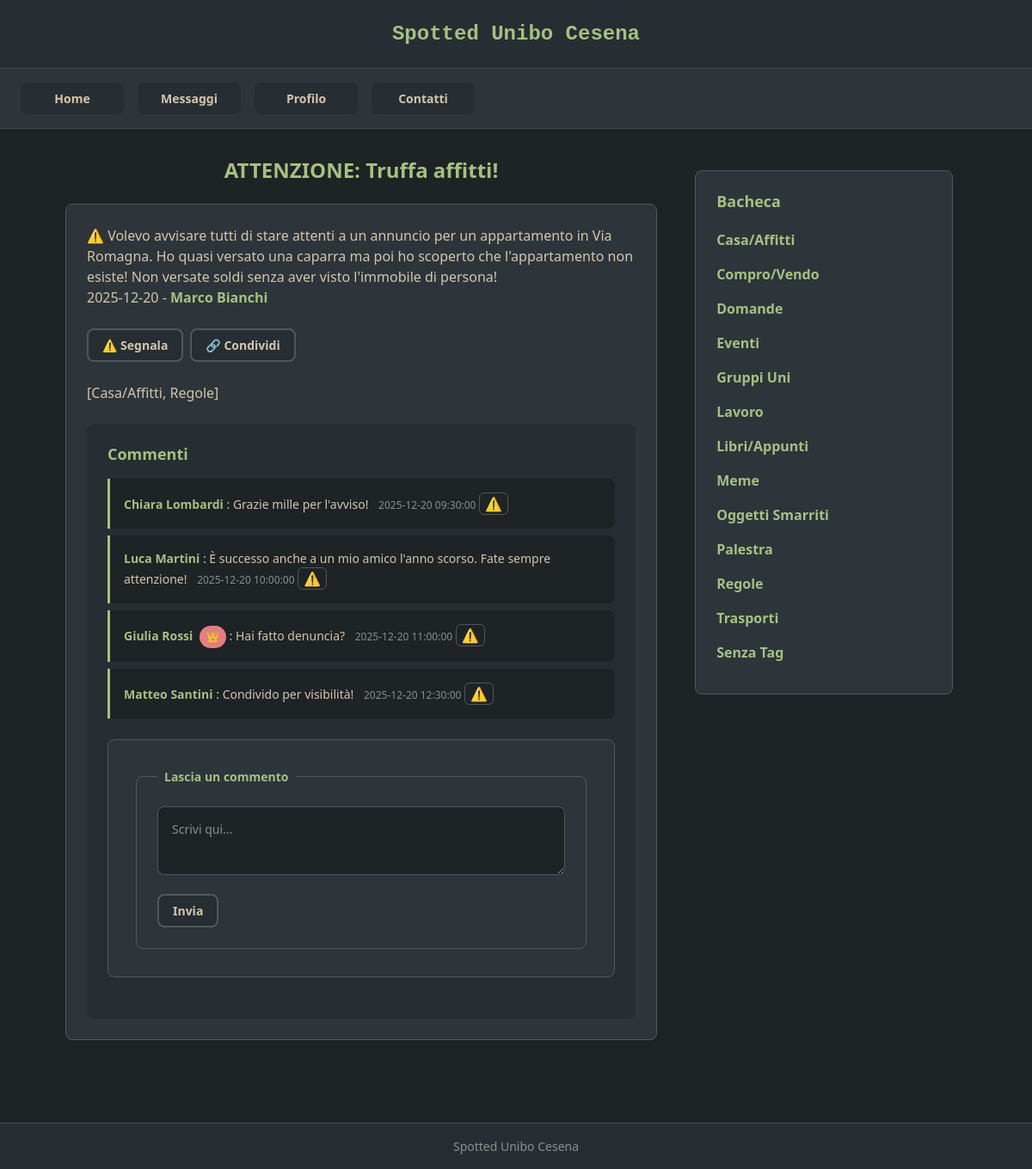
Page /post.php?id=10 (signed in) on the committed database.
### tables this page shows
CREATE TABLE IF NOT EXISTS `post` (
  `idpost` INT NOT NULL AUTO_INCREMENT,
  `titolopost` VARCHAR(100) NOT NULL,
  `testopost` MEDIUMTEXT NOT NULL,
  `datapost` DATE NOT NULL,
  `anteprimapost` TINYTEXT NOT NULL,
  `imgpost` VARCHAR(100) NOT NULL,
  `pinned` TINYINT NOT NULL DEFAULT 0,
  `likes` INT NOT NULL DEFAULT 0,
  `anonimo` TINYINT NOT NULL DEFAULT 0,
  `utente` INT NOT NULL,
  PRIMARY KEY (`idpost`),
  INDEX `fk_post_utente_idx` (`utente` ASC),
  CONSTRAINT `fk_post_utente`
    FOREIGN KEY (`utente`)
    REFERENCES `utente` (`idutente`)
    ON DELETE NO ACTION
    ON UPDATE NO ACTION
);

CREATE TABLE IF NOT EXISTS `utente` (
  `idutente` INT NOT NULL AUTO_INCREMENT,
  `username` VARCHAR(100) NOT NULL,
  `password` VARCHAR(512) NOT NULL,
  `nome` VARCHAR(45) NOT NULL,
  `attivo` TINYINT NULL DEFAULT 0,
  `amministratore` TINYINT NULL DEFAULT 0,
  `imgprofilo` VARCHAR(100) DEFAULT 'default-avatar.png',
  PRIMARY KEY (`idutente`)
);

CREATE TABLE IF NOT EXISTS `tag` (
  `idtag` INT NOT NULL AUTO_INCREMENT,
  `nometag` VARCHAR(50) NOT NULL,
  PRIMARY KEY (`idtag`),
  UNIQUE INDEX `nometag_UNIQUE` (`nometag` ASC)
);

CREATE TABLE IF NOT EXISTS `commento` (
  `idcommento` INT NOT NULL AUTO_INCREMENT,
  `testocommento` TEXT NOT NULL,
  `datacommento` DATETIME NOT NULL,
  `nomeautore` VARCHAR(100) NOT NULL,
  `post` INT NOT NULL,
  `utente` INT NULL,
  PRIMARY KEY (`idcommento`),
  INDEX `fk_commento_post_idx` (`post` ASC),
  INDEX `fk_commento_utente_idx` (`utente` ASC),
  CONSTRAINT `fk_commento_post`
    FOREIGN KEY (`post`)
    REFERENCES `post` (`idpost`)
    ON DELETE CASCADE
    ON UPDATE NO ACTION,
  CONSTRAINT `fk_commento_utente`
    FOREIGN KEY (`utente`)
    REFERENCES `utente` (`idutente`)
    ON DELETE SET NULL
    ON UPDATE NO ACTION
);

### post.php (called while the page is built)
<?php
require_once 'bootstrap.php';
$idpost = -1;
if(isset($_GET["id"])){
    $idpost = $_GET["id"];
}
$templateParams["titolo"] = "Spotted Unibo Cesena - Post";
$templateParams["nome"] = "singolo-post.php";
$templateParams["js"] = array("js/comments.js");
$templateParams["post"] = $dbh->getPostById($idpost);
require 'template/base.php';
?>

### utils/functions.php (called while the page is built, shortened)
<?php
function isUserLoggedIn(){
    return !empty($_SESSION['idutente']);
}
?>

### db/database.php (called while the page is built, shortened)
<?php
class DatabaseHelper{
    private $db;
    public function __construct($servername, $username, $password, $dbname, $port){
        $this->db = new mysqli($servername, $username, $password, $dbname, $port);
    }
    public function getPostById($id){
        $query = "SELECT p.idpost, p.titolopost, p.imgpost, p.testopost, p.anteprimapost, p.datapost, p.likes, p.anonimo, p.utente as idutente, p.pinned,
                  u.nome, u.amministratore
                  FROM post p
                  JOIN utente u ON p.utente = u.idutente
                  WHERE p.idpost=?";
        $stmt = $this->db->prepare($query);
        $stmt->bind_param('i', $id);
        $stmt->execute();
        $result = $stmt->get_result();
        return $result->fetch_all(MYSQLI_ASSOC);
    }
    public function getCommentsByPostId($idpost){
        $query = "SELECT c.idcommento, c.testocommento, c.datacommento, c.nomeautore,
                         c.utente AS idutente, u.nome, u.amministratore
                  FROM commento c
                  LEFT JOIN utente u ON c.utente = u.idutente
                  WHERE c.post=?
                  ORDER BY c.datacommento ASC";
        $stmt = $this->db->prepare($query);
        $stmt->bind_param('i', $idpost);
        $stmt->execute();
        $result = $stmt->get_result();
        return $result->fetch_all(MYSQLI_ASSOC);
    }
    public function getTags(){
        $query = "SELECT idtag, nometag FROM tag ORDER BY nometag ASC";
        $stmt = $this->db->prepare($query);
        $stmt->execute();
        $result = $stmt->get_result();
        return $result->fetch_all(MYSQLI_ASSOC);
    }
    public function getTagsByPostId($idpost){
        $query = "SELECT tag.idtag, tag.nometag
                  FROM tag, post_tag
                  WHERE post_tag.post=? AND post_tag.tag=tag.idtag";
        $stmt = $this->db->prepare($query);
        $stmt->bind_param('i', $idpost);
        $stmt->execute();
        $result = $stmt->get_result();
        return $result->fetch_all(MYSQLI_ASSOC);
    }
}
?>

### bootstrap.php (called while the page is built, shortened)
<?php
require_once("utils/functions.php");
require_once("db/database.php");
$dbh = new DatabaseHelper("localhost", "root", "", "spotted_db", 3306);
?>

### template/singolo-post.php (the view, shortened to what this page needs)
<?php if(count($templateParams["post"]) == 0): ?>
<h2>Post non trovato</h2>
<section>
    <p>Il post richiesto non esiste!</p>
</section>
<?php else:
$post = $templateParams["post"][0];
$displayName = $post["nome"];
$linkToProfile = true;
$adminBadge = (isset($post["amministratore"]) && $post["amministratore"]) ? ' <span class="admin-badge" title="Amministratore">👑</span>' : '';
?>
<h2>
    <?php echo $post["titolopost"]; ?>
</h2>
<article>
    <p><?php echo $post["testopost"]; ?></p>
    <p>
        <?php echo $post["datapost"]; ?> -
        <?php if($linkToProfile && isset($post["idutente"])): ?>
        <a href="profilo.php?id=<?php echo $post["idutente"]; ?>" class="author-link"><?php echo $displayName; ?></a><?php echo $adminBadge; ?>
        <?php else: ?>
        <?php echo $displayName; ?><?php echo $adminBadge; ?>
        <?php endif; ?>
    </p>
    <div class="post-actions">
        <?php if(isUserLoggedIn()): ?>
        <button class="segnala-btn" data-idpost="<?php echo $post["idpost"]; ?>">⚠️ Segnala</button>
        <button class="condividi-btn" data-post-id="<?php echo $post["idpost"]; ?>">🔗 Condividi</button>
        <?php endif; ?>
    </div>
    <p>
    <?php
    $tags = $dbh->getTagsByPostId($post["idpost"]);
    if(count($tags) > 0):
        echo "[";
        foreach($tags as $i => $tag){
            if($i > 0) echo ", ";
            echo $tag["nometag"];
        }
        echo "]";
    else:
        echo "[Nessun Tag]";
    endif;
    ?>
    </p>
    <section>
        <h4>Commenti</h4>
        <?php
        $commenti = $dbh->getCommentsByPostId($post["idpost"]);
        if(count($commenti) > 0):
            foreach($commenti as $commento):
                $commenterName = $commento["nomeautore"];
                $commenterId = $commento["idutente"];
                $commenterIsAdmin = isset($commento["amministratore"]) && $commento["amministratore"];
                $commenterBadge = $commenterIsAdmin ? ' <span class="admin-badge" title="Amministratore">👑</span>' : '';
        ?>
        <article class="comment" id="comment-<?php echo $commento['idcommento']; ?>">
            <p>
                <strong>
                    <?php if($commenterId): ?>
                    <a href="profilo.php?id=<?php echo $commenterId; ?>" class="author-link"><?php echo $commenterName; ?></a><?php echo $commenterBadge; ?>
                    <?php else: ?>
                    <?php echo $commenterName; ?>
                    <?php endif; ?>
                </strong>:
                <?php echo $commento["testocommento"]; ?>
                <small><?php echo $commento["datacommento"]; ?></small>
                <?php if(isUserLoggedIn()): ?>
                <button class="segnala-btn icon-only" title="Segnala commento" aria-label="Segnala commento" data-idcommento="<?php echo $commento['idcommento']; ?>" data-idpost="<?php echo $post['idpost']; ?>">⚠️</button>
                <?php endif; ?>
            </p>
        </article>
        <?php
            endforeach;
        else:
        ?>
        <article>
            <p>Nessun commento</p>
        </article>
        <?php endif; ?>
        <?php if(isUserLoggedIn()): ?>
        <form action="processa-commento.php" method="POST">
            <fieldset>
                <legend>Lascia un commento</legend>
                <textarea name="testocommento" required placeholder="Scrivi qui..."></textarea>
                <button type="submit" name="submit">Invia</button>
            </fieldset>
        </form>
        <?php else: ?>
        <p class="login-message"><a href="login.php">Accedi</a> per interagire con questo post</p>
        <?php endif; ?>
    </section>
</article>
<?php endif; ?>

### template/base.php (shortened to what this page needs)
<!DOCTYPE html>
<html lang="it">
<head>
    <link rel="stylesheet" href="./css/base.css" />
    <link rel="stylesheet" href="./css/layout.css" />
    <link rel="stylesheet" href="./css/components.css" />
    <link rel="stylesheet" href="./css/pages.css" />
</head>
<body>
    <header>
        <h1>Spotted Unibo Cesena</h1>
    </header>
    <nav>
        <ul>
            <li><a href="index.php">Home</a></li>
            <?php if(isUserLoggedIn()):
                $unreadCount = $dbh->getUnreadMessageCount($_SESSION['idutente']);
            ?>
            <li><a href="messaggi.php">Messaggi<span id="unread-messages-badge" class="nav-badge" style="display: <?php echo $unreadCount > 0 ? 'inline' : 'none'; ?>;"><?php echo $unreadCount > 0 ? $unreadCount : ''; ?></span></a></li>
            <li><a href="profilo.php">Profilo</a></li>
            <?php else: ?>
            <li><a href="login.php">Login</a></li>
            <?php endif; ?>
            <li><a href="contatti.php">Contatti</a></li>
        </ul>
    </nav>
    <main>
    <?php
    if(isset($templateParams["nome"])){
        require("template/".$templateParams["nome"]);
    }
    ?>
    </main>
    <aside>
        <section>
            <h2>Bacheca</h2>
            <ul>
                <?php
                $tags = $dbh->getTags();
                foreach($tags as $tag):
                ?>
                <li><a href="tag.php?id=<?php echo $tag["idtag"]; ?>"><?php echo $tag["nometag"]; ?></a></li>
                <?php endforeach; ?>
                <li><a href="senza-tag.php">Senza Tag</a></li>
            </ul>
        </section>
    </aside>
    <footer>
        <p>Spotted Unibo Cesena</p>
    </footer>
</body>
</html>

### css/base.css (style rules this page uses)
:root { --bg-primary: #1e2326; --bg-secondary: #2d353b; --bg-tertiary: #272e33; --bg-hover: #3d484d; --accent-green: #a7c080; --accent-green-hover: #8da563; --accent-blue: #7fbbb3; --accent-blue-hover: #5fa39b; --accent-yellow: #dbbc7f; --accent-red: #e67e80; --accent-red-hover: #c94f54; --text-primary: #d3c6aa; --text-muted: #859289; --text-heading: #a7c080; --border-color: #4f585e; --border-subtle: #3d484d; --space-xs: 0.25rem; --space-sm: 0.5rem; --space-md: 1rem; --space-lg: 1.5rem; --space-xl: 2rem; --space-2xl: 3rem; --font-base: 'Segoe UI', -apple-system, BlinkMacSystemFont, 'Helvetica Neue', Arial, sans-serif; --font-mono: 'Courier New', 'Courier', monospace; --text-xs: 0.75rem; --text-sm: 0.875rem; --text-base: 1rem; --text-lg: 1.125rem; --text-xl: 1.25rem; --text-2xl: 1.5rem; --text-3xl: 1.875rem; --radius-sm: 4px; --radius-md: 8px; --radius-lg: 12px; --radius-full: 9999px; --transition-fast: 150ms ease; --transition-base: 200ms ease; --transition-slow: 300ms ease; --shadow-sm: 0 1px 3px rgba(0, 0, 0, 0.3); --shadow-md: 0 4px 6px rgba(0, 0, 0, 0.4); --shadow-lg: 0 10px 15px rgba(0, 0, 0, 0.5); }
* { box-sizing: border-box; }
body, h1, h2, h3, h4, p, ul, ol { margin: 0; padding: 0; }
body { background-color: var(--bg-primary); color: var(--text-primary); font-family: var(--font-base); font-size: var(--text-base); line-height: 1.5; }
a { color: var(--accent-green); text-decoration: none; transition: color var(--transition-base); }
ul, ol { list-style: none; }
h1, h2, h3, h4, h5, h6 { font-weight: 700; line-height: 1.3; color: var(--text-primary); }

### css/layout.css (style rules this page uses)
body > header, body > footer { background-color: var(--bg-tertiary); color: var(--text-primary); text-align: center; padding: var(--space-lg) var(--space-md); border-bottom: 1px solid var(--border-subtle); }
body > header h1 { font-family: var(--font-mono); font-size: var(--text-2xl); font-weight: 700; color: var(--accent-green); }
body > footer { border-bottom: none; border-top: 1px solid var(--border-subtle); margin-top: var(--space-2xl); padding: var(--space-md); font-size: var(--text-sm); color: var(--text-muted); }
nav { background-color: var(--bg-secondary); padding: var(--space-md) var(--space-lg); border-bottom: 1px solid var(--border-subtle); position: sticky; top: 0; z-index: 100; }
nav ul { display: flex; gap: var(--space-md); flex-wrap: wrap; justify-content: center; max-width: 1200px; margin: 0 auto; }
nav ul li { flex: 1 1 auto; min-width: 120px; text-align: center; }
nav ul li a { display: block; padding: var(--space-sm) var(--space-md); background-color: var(--bg-tertiary); color: var(--text-primary); border-radius: var(--radius-md); font-weight: 600; font-size: var(--text-sm); transition: all var(--transition-base); }
body > main { max-width: 800px; margin: var(--space-xl) auto; padding: 0 var(--space-sm); }
main > h2 { font-size: var(--text-2xl); color: var(--text-heading); margin-bottom: var(--space-lg); text-align: center; font-weight: 700; }
aside { background-color: var(--bg-secondary); border: 1px solid var(--border-color); border-radius: var(--radius-md); margin: 0 var(--space-md) var(--space-xl); padding: var(--space-lg); }
aside > section { padding: 0; }
aside > section > h2 { font-size: var(--text-lg); color: var(--text-heading); margin-bottom: var(--space-md); font-weight: 700; }
aside > section > ul > li { margin-bottom: var(--space-sm); }
aside > section > ul > li > a { color: var(--accent-green); font-weight: 600; display: block; padding: var(--space-xs) 0; transition: all var(--transition-base); }
@media screen and (min-width: 768px) { body > main { padding: 0 var(--space-md); width: 60%; margin-left: 5%; margin-right: 2%; } }
@media screen and (min-width: 768px) { main, aside { display: inline-block; vertical-align: top; } }
@media screen and (min-width: 768px) { aside { width: 25%; margin: var(--space-2xl) 5% var(--space-xl) 0; position: sticky; top: 80px; } }
@media screen and (min-width: 768px) { nav ul { justify-content: flex-start; } }
@media screen and (min-width: 768px) { nav ul li { flex: 0 1 auto; } }

### rows in the picture
post: titolopost "ATTENZIONE: Truffa affitti!", testopost "⚠️ Volevo avvisare tutti di stare attenti a un annuncio per un appartamento in Via Romagna. Ho quasi versato una caparra ma poi ho scoperto che l'appartamento non esiste! Non versate soldi senza aver visto l'immobile di persona!", datapost "2025-12-20", utente.nome "Marco Bianchi"
tag: nometag "Casa/Affitti"
tag: nometag "Regole"
commento: nomeautore "Chiara Lombardi", testocommento "Grazie mille per l'avviso!", datacommento "2025-12-20 09:30:00"
commento: nomeautore "Luca Martini", testocommento "È successo anche a un mio amico l'anno scorso. Fate sempre attenzione!", datacommento "2025-12-20 10:00:00"
commento: nomeautore "Giulia Rossi", testocommento "Hai fatto denuncia?", datacommento "2025-12-20 11:00:00"
commento: nomeautore "Matteo Santini", testocommento "Condivido per visibilità!", datacommento "2025-12-20 12:30:00"
tag: nometag "Compro/Vendo"
tag: nometag "Domande"
tag: nometag "Eventi"
tag: nometag "Gruppi Uni"
tag: nometag "Lavoro"
tag: nometag "Libri/Appunti"
tag: nometag "Meme"
tag: nometag "Oggetti Smarriti"
tag: nometag "Palestra"
tag: nometag "Trasporti"
